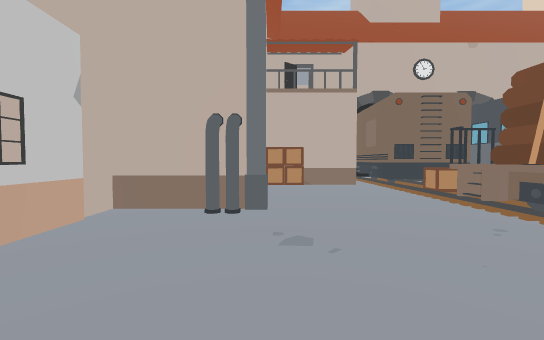
view 1 (above)

21 first-person views from a walk through a scene from a Unity 3-D project. The camera is 1.3 m above the floor, tilts 2° down and sees 90° across. The floor is counted in squares, 2 m on a side. Each view is taken from the middle of a square. On the plan, view 1 faces up. The plan holds only what a view shows up to about 9 squares ahead; the rest is blank. The place goes on beyond the plan. The player character is not drawn. Some animated figures are not drawn.

view 2
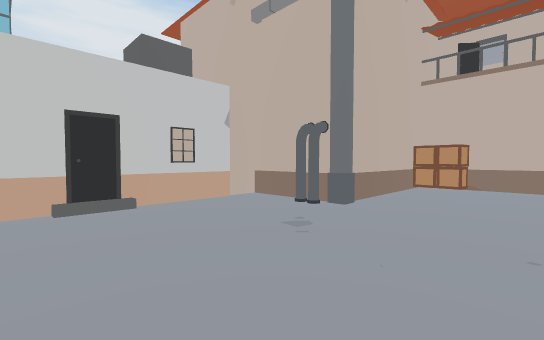

view 3
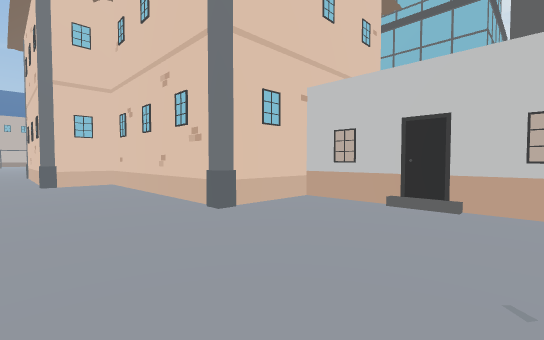

view 4
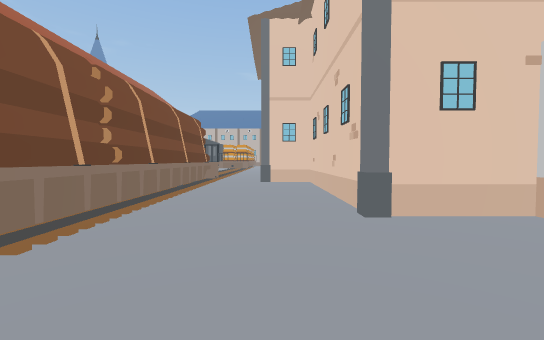

view 5
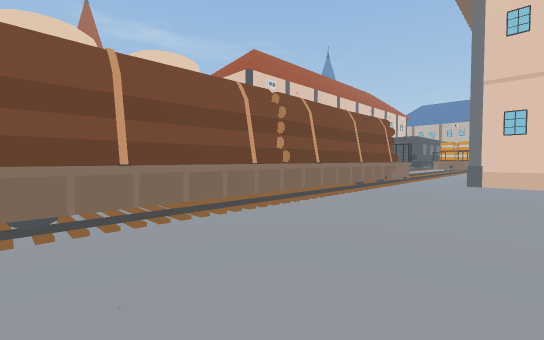

view 6
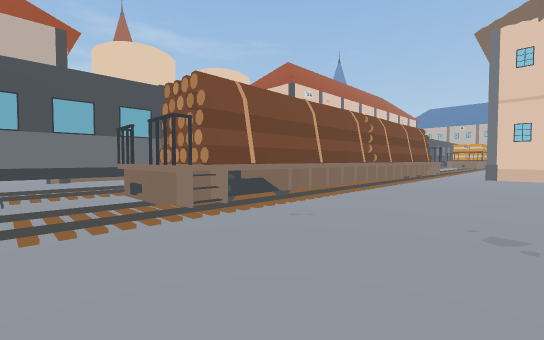

view 7
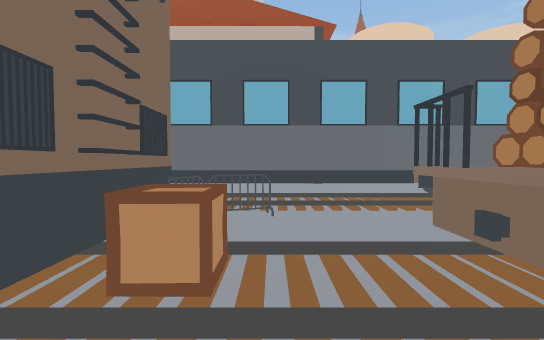

view 8
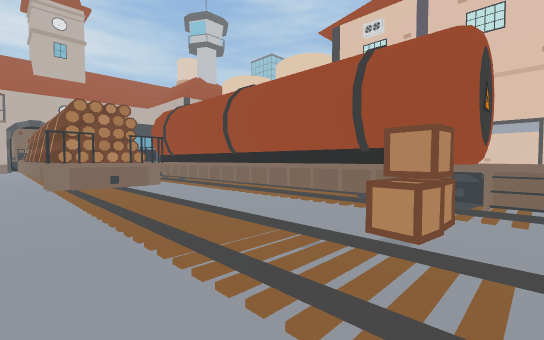

view 9
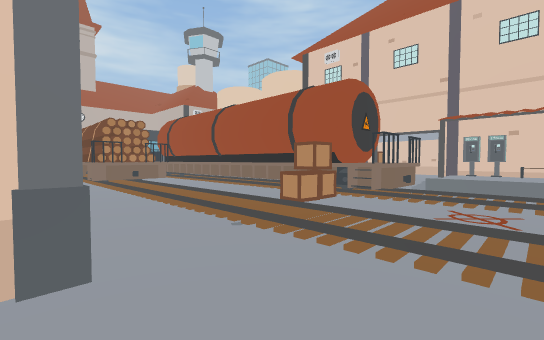

view 10
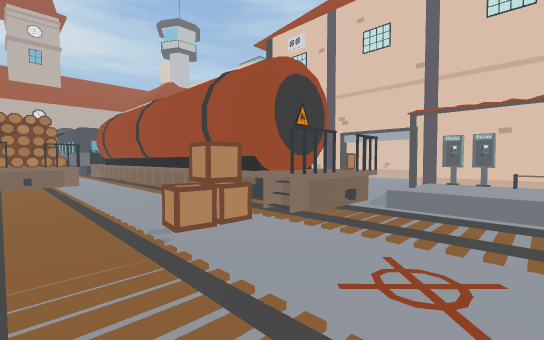

view 11
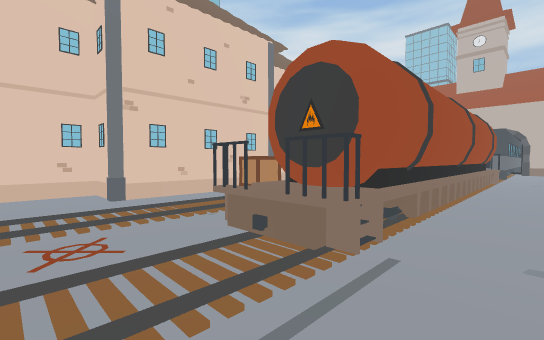

view 12
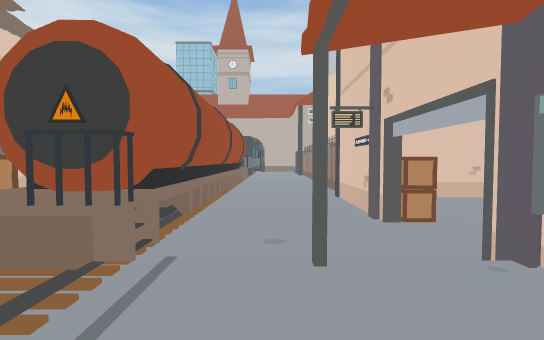

view 13
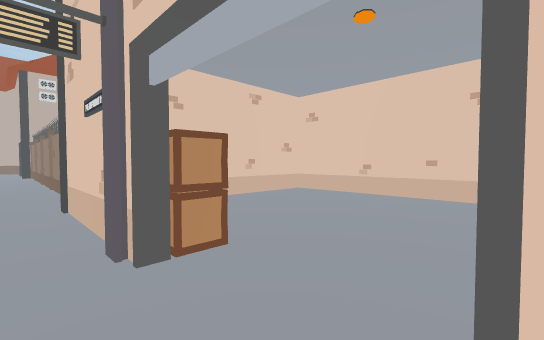

view 14
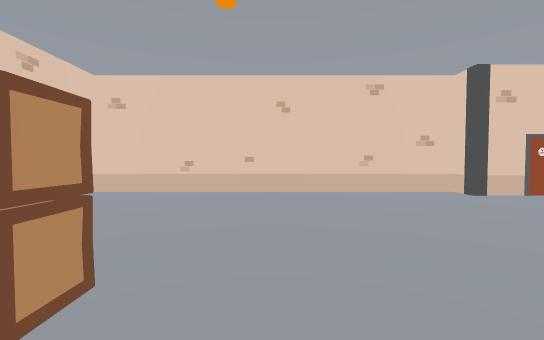

view 15
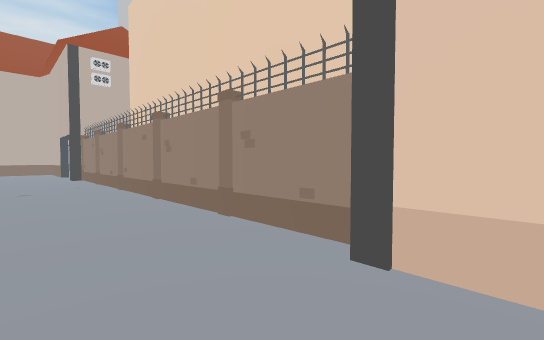

view 16
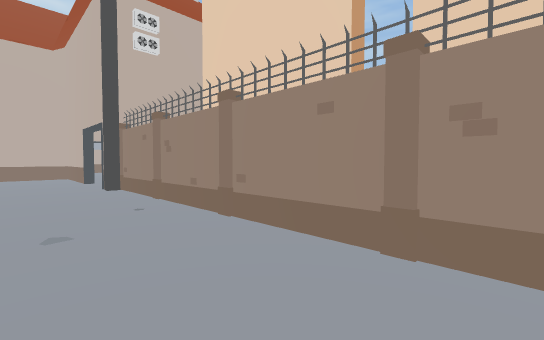

view 17
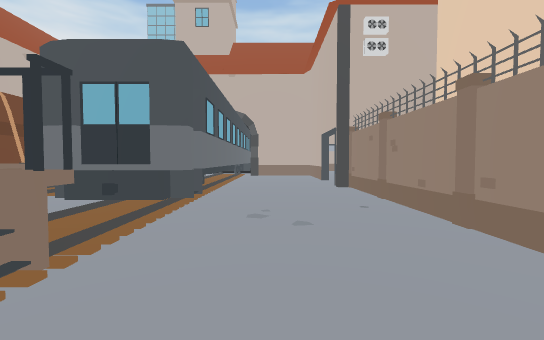

view 18
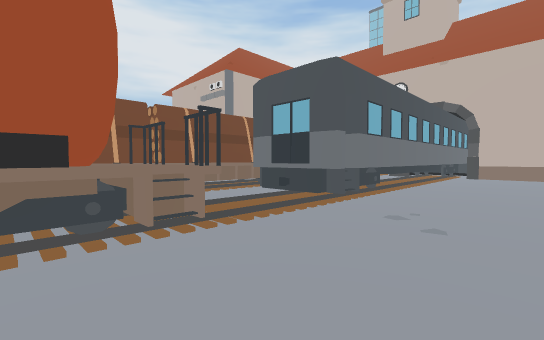

view 19
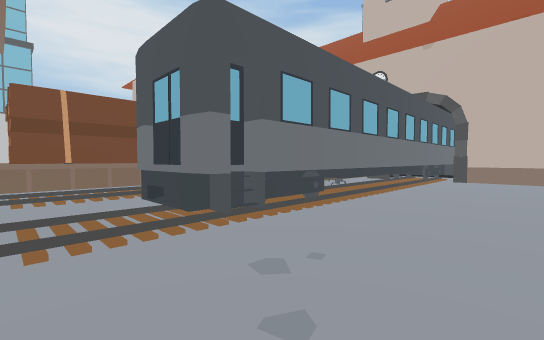

view 20
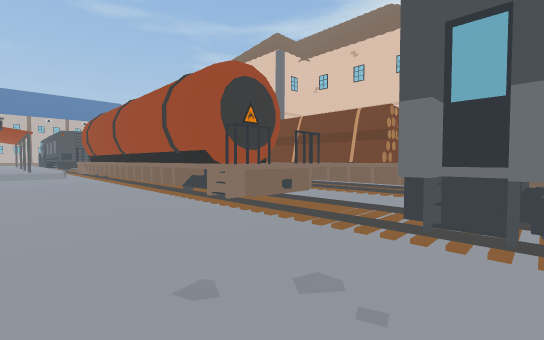

view 21
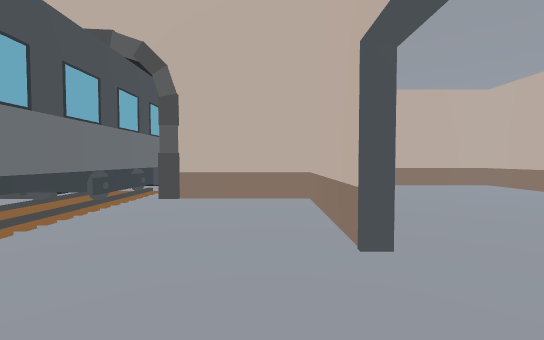

### Floor plan
Key: @ floor where view 1 was taken; # wall or solid block; . main floor; : floor 0.5 m higher than the main floor; + floor 1.25 m higher than the main floor; / step, stairs or slope; = window, fence, low wall or low ledge; v drop or lower ground; T thing the floor can be seen under or through; O other object.
Columns run from 3 left of view 1 to 15 right of it. Each row starts with its distance up from view 1.
 11                ####
 10                ...#
  9      #########....
  8   #   vv###..#...
  7   #O..####T..#..
  6   #...O#O#T..#.
  5   #...//OTT.....
  4  ##...##.TT..#..
  3 O#....##.TT..O
  2 OO....##.TT..O
  1  O....##.##..O
  0  O.@..##.....O
 -1  #....##.....O
 -2  ###..##.+=..O
 -3   #...##.##..O
 -4   #...##.##..O
 -5   #...##.##..O
 -6   #...=#.##..######
 -7   ###.//.##..# ...#
 -8     #.//.##..#....#
 -9     #.//.##..O....#
-10     #./OO##.......#
-11   ###.//.=#//#....#
-12   #...//...::#....#
-13   #...//...::# ...#

Where each view was taken, in squares from view 1:
view 1: 0 up, 0 right, facing up
view 2: 0 up, 2 right, facing up-left
view 3: 2 up, 2 right, facing down-left
view 4: 2 up, 1 right, facing down
view 5: 2 up, 0 right, facing down-right
view 6: 5 up, 0 right, facing down-right
view 7: 5 up, 2 right, facing right
view 8: 11 down, 2 right, facing up-right
view 9: 13 down, 1 right, facing up-right
view 10: 13 down, 3 right, facing up-right
view 11: 13 down, 8 right, facing up-left
view 12: 13 down, 8 right, facing up
view 13: 11 down, 9 right, facing up-right
view 14: 10 down, 9 right, facing right
view 15: 7 down, 8 right, facing up-right
view 16: 3 down, 8 right, facing up-right
view 17: 3 down, 8 right, facing up
view 18: 3 down, 9 right, facing up-left
view 19: 1 down, 9 right, facing up-left
view 20: 1 up, 9 right, facing down-left
view 21: 4 up, 9 right, facing up
